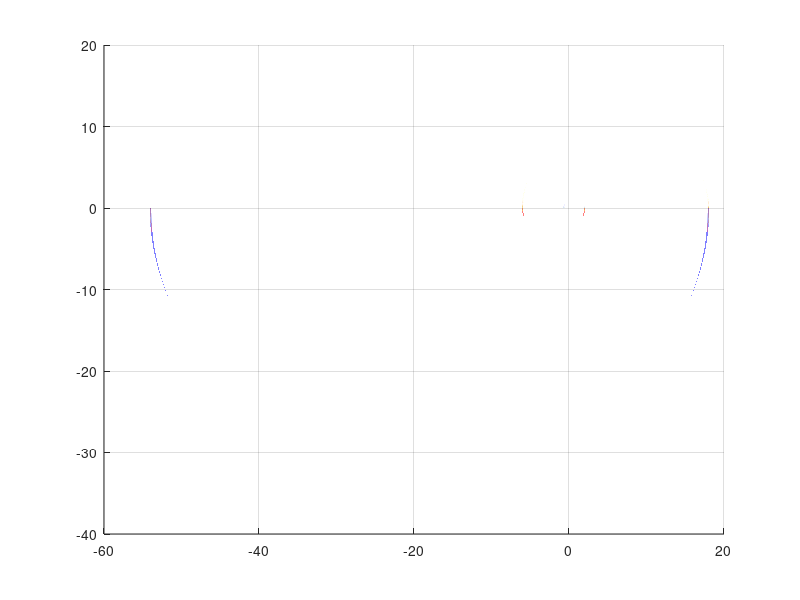

Write the MATLAB code that produced this figure.
% clear all;
% clc;
% 
% t = linspace(-sqrt(6),0.0001,sqrt(6));  %??t?????
% i = linspace(1,1,4);
% 
% % x = t;
% % y = -(3/4)*(t.^2) + ((-1).^i)*(3.^(i-1))*t*b + (((3.^i)*b)^2)/9;
% % z = (((-1)^i)*t)/2 - 3^(i-1)*b;
% x=-2 + 2*sqrt(2 - (t.^2/3));
% y=t;
% z=4 + 2*sqrt(2 - t.^2/3);
% 
% plot3(x,y,z)
% grid on

clear all;
clc;

b = 1;
hold on
i = 1;
while i < 4
t = 2*3.^i/9*(-(-1).^i-2):0.0001:2*3.^i/9*(-(-1).^i+2);
x = t;
y = sqrt(-(3/4)*(t.^2) - ((-1).^i)*(3.^i)*t*b/3 + (((3.^i)*b)^2)/9);
z = -sqrt((1/4)*(t.^2) - ((-1).^i)*(3.^i)*t*b/3 + (((3.^i)*b)^2)/9);
plot3(x,y,z);
i = i + 1;
t = 2*3.^i/9*(-(-1).^i-2):0.0001:2*3.^i/9*(-(-1).^i+2);
x = t;
y = -sqrt(-(3/4)*(t.^2) - ((-1).^i)*(3.^i)*t*b/3 + (((3.^i)*b)^2)/9);
z = -sqrt((1/4)*(t.^2) - ((-1).^i)*(3.^i)*t*b/3 + (((3.^i)*b)^2)/9);
i = i + 1;
plot3(x,y,z);
grid on;
end
hold off